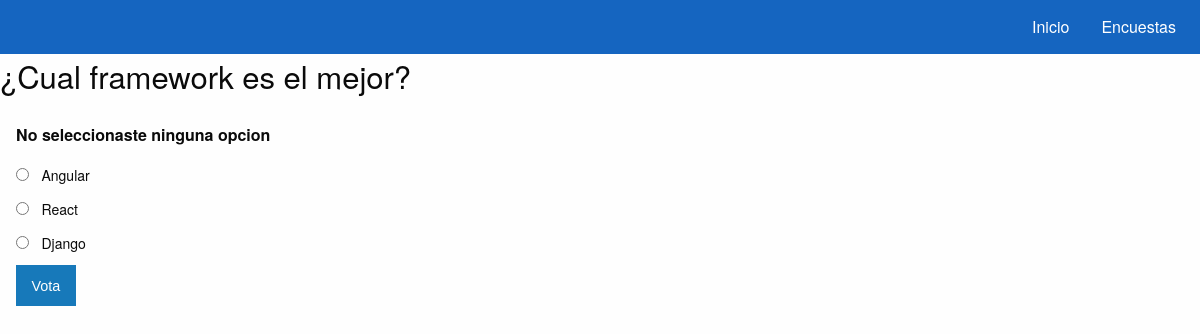
/polls/3/vote/, run on the app's committed database.
### polls/models.py (models this page shows, shortened)
class Question(models.Model):
    question_text = models.CharField(max_length=200)
    pub_date = models.DateTimeField('fecha de publicacion')
    def was_published_recently(self):
        now = timezone.now()
        return now - datetime.timedelta(days=1) <= self.pub_date <= now
    was_published_recently.admin_order_field = 'pub_date'
    was_published_recently.boolean = True
    was_published_recently.short_description = 'Publicado recientemente'

class Choice(models.Model):
    question = models.ForeignKey(Question, on_delete=models.CASCADE)
    choice_text = models.CharField(max_length=200)
    votes = models.IntegerField(default=0)

### polls/views.py (the view)
# urls.py: url(r'^(?P<question_id>[0-9]+)/vote/$', views.vote, name='vote'),
def vote(request, question_id):
    question = get_object_or_404(Question, pk=question_id)
    try:
        selected_choice = question.choice_set.get(pk=request.POST['choice'])
    except (KeyError, Choice.DoesNotExist):
        return render(request, 'detail.html', {
            'question':question,
            'error_message': "No seleccionaste ninguna opcion"
        })
    else:
        selected_choice.votes+=1
        selected_choice.save()
    return HttpResponseRedirect(reverse('polls:results', args=(question.id,)))

### polls/templates/detail.html (shortened to what this page needs)
{% extends 'base.html' %}
{% block section %}
    <h3> {{ question.question_text }}</h3>
    <div class="card-section">
    {% if error_message %} <p><strong>{{ error_message }}</strong></p>{% endif %}
    <form action="{% url 'polls:vote' question.id %}" method="POST">
        {% for choice in question.choice_set.all %}
            <input type="radio" name="choice" id="choice {{ forloop.counter }}" value="{{ choice.id }}" />
            <label for="choice{{ forloop.counter }}">{{ choice.choice_text }}</label> <br/>
        {% endfor %}
        <input type="submit" value="Vota" class="button" />
    </form>
{% endblock %}

### data on the page
Question: question_text "¿Cual framework es el mejor?"
Choice: choice_text "Angular"
Choice: choice_text "React"
Choice: choice_text "Django"

### other printed values
{{ error_message }} "No seleccionaste ninguna opcion"
